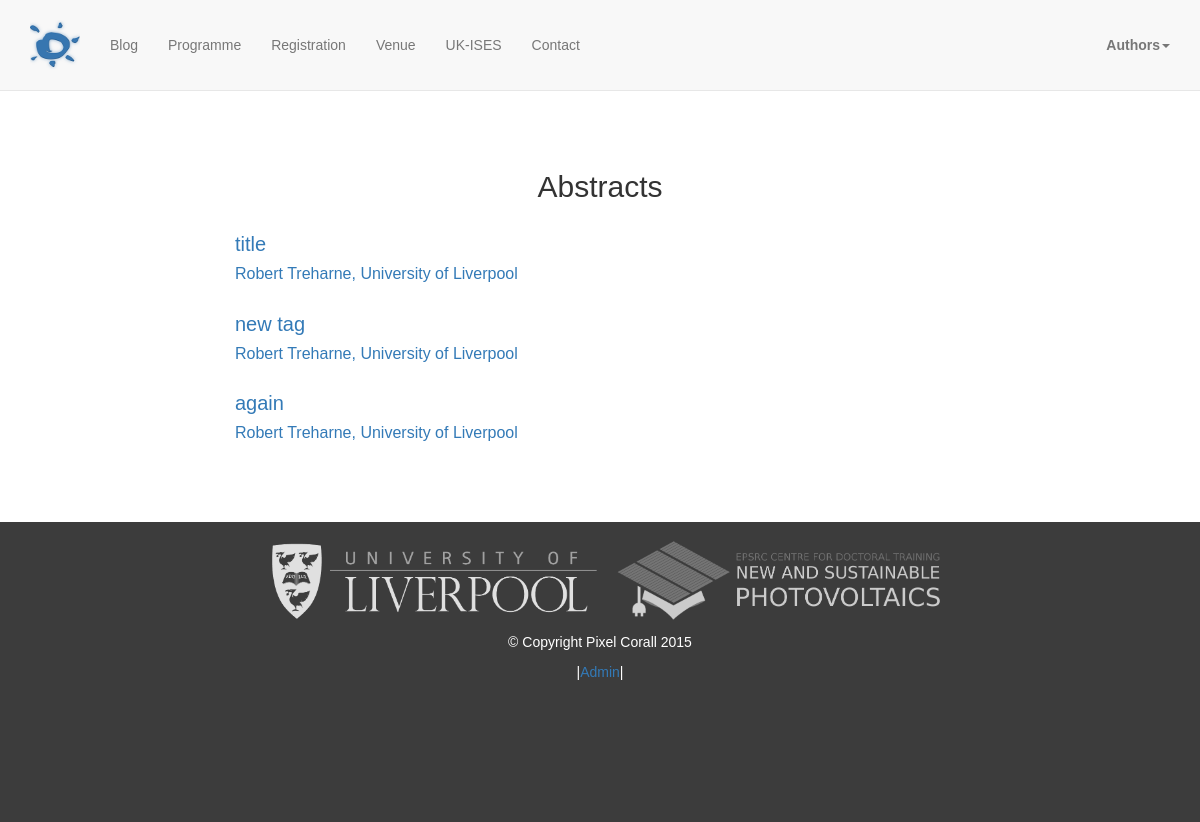
The page /programme/abstracts/ on the database its author committed.
### authors/models.py (models this page shows, shortened)
class Abstract(models.Model):
    help = "Pasting your abstract text will help us make your work searchable."
    author = models.ForeignKey(UserProfile)
    title = models.CharField(max_length=1000)
    abstract = models.TextField(max_length=50000, help_text = help)
    upload = models.FileField(upload_to='abstract_uploads', validators=[validate_file_extension])
    theme = models.ManyToManyField(Theme)
    unique_id = models.CharField(max_length=11,null=True, blank=True, unique=True)
    DELIVERY_CHOICE = (('Oral', 'Oral'), ('Poster', 'Poster'))
    delivery = models.CharField(max_length=6, choices=DELIVERY_CHOICE, default='Oral')
    STATUS = (('Awaiting Decision', 'Awaiting decision'), ('Accepted', 'Accept'), ('Rejected', 'Reject') )
    status = models.CharField(max_length=25, choices=STATUS, default='Awaiting Decision')
    date = models.DateTimeField(default=timezone.datetime.today())
    tags = models.CharField(max_length=250, help_text = "e.g. CdTe, modeling, liverpool")
    author_registered = models.BooleanField(default=False)

class UserProfile(models.Model):
    user = models.OneToOneField(User)
    affiliation = models.CharField(max_length=128, blank = True)
    picture = ImageField(upload_to='user_images', default='static/img/avatar.png')
    url = models.URLField(blank=True)
    linkedin = models.URLField(blank=True)
    twitter = models.URLField(blank=True)
    bio = models.TextField(max_length=2000, blank=True)

### programme/views.py (the view)
# urls.py: url(r'^abstracts/(?P<abstract_id>\d+)/$', 'programme.views.abstract'),
def abstracts(request):
    abstracts = Abstract.objects.all()
    return render(request, 'abstracts.html', {'abstracts': abstracts})

### programme/templates/abstracts.html
{% extends 'base.html' %}
{% load thumbnail %}
{% block content %}
    <section id="abstract" class="abstract-section">
        <div class="container">
            <div class="row">
                <div class="col-lg-12">
					<h2 class="center">Abstracts</h2>
					{% for abstract in abstracts %}
					<a href="/programme/abstracts/{{abstract.id}}">
							<div class="col-lg-8 col-sm-offset-2">
								<h3>{{abstract.title|slice:":100"}}</h3>
								<h4>{{abstract.author.user.first_name}} {{abstract.author.user.last_name}}, {{abstract.author.affiliation}}</h4>
							</div>
					</a>
					{% endfor %}
				</div>
			</div>
		</div>
	</section>
{% endblock %}

### static/css/scrolling-nav.css (style rules this page uses)
body { width: 100%; height: 100%; }
html { width: 100%; height: 100%; }

### static/css/main.css (style rules this page uses)
body { font-family: 'Roboto:300', sans-serif; }
.row { margin-bottom: 20px; }
h3 { font-size: 20px; }
h4 { font-size: 16px; }
.center { text-align: center; }
.abstract-section { background: #fff; padding-top: 100px; padding-bottom: 50px; text-align: justify; }

### static/css/modern-business.css (style rules this page uses)
html, body { height: 100%; }
body { padding-top: 50px; }

### rows shown on the page
Abstract: title "title", author.user.first_name "Robert", author.user.last_name "Treharne", author.affiliation "University of Liverpool"
Abstract: title "new tag", author.user.first_name "Robert", author.user.last_name "Treharne", author.affiliation "University of Liverpool"
Abstract: title "again", author.user.first_name "Robert", author.user.last_name "Treharne", author.affiliation "University of Liverpool"
